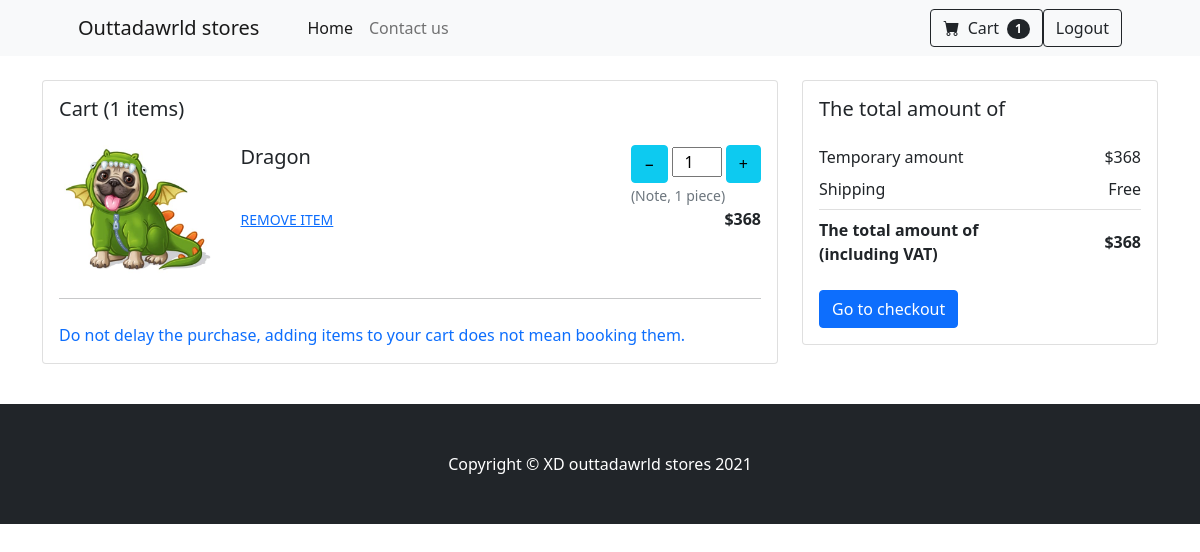
Screenshot of /cart (signed in) with the database file from the repository.
### website/models.py (models this page shows, shortened)
class CartProduct(db.Model):
    id = db.Column(db.Integer, primary_key=True)
    name = db.Column(db.String(64), unique=True)
    price = db.Column(db.Integer)
    img = db.Column(db.String(64))
    quantity = db.Column(db.Integer, default=1)
    user_id = db.Column(db.Integer, db.ForeignKey('user.id'))

### website/views.py (the view, shortened to what this page needs)
@views.route('/cart', methods=["GET", "POST"])
@login_required
def cart():
    return render_template('cart.html', user=current_user)

### website/__init__.py (called while the page is built)
def create_app():
    db.init_app(app)
    from .views import views
    from .auth import auth
    app.register_blueprint(views, url_prefix='/')
    app.register_blueprint(auth, url_prefix='/')
    from .models import User
    create_db(app)
    login_manager = LoginManager()
    login_manager.login_view = 'auth.login'
    login_manager.init_app(app)
    @login_manager.user_loader
    def load_user(id):
        return User.query.get(int(id))
    return app

### website/templates/cart.html (shortened to what this page needs)
{% extends "base.html" %} {% block title %}Cart{% endblock %}
{% block content %}
<br>
<section>
    <div class="row">
      <div class="col-lg-8">
        <div class="card wish-list mb-3">
          <div class="card-body">
            <h5 class="mb-4">Cart ({{user.cart|length}} items)</h5>
            {%for product in user.cart%}
            <div class="row mb-4">
              <div class="col-md-5 col-lg-3 col-xl-3">
                <div class="view zoom overlay z-depth-1 rounded mb-3 mb-md-0">
                  <img class="img-fluid w-100"
                    src="{{ url_for('static', filename='imgs/'+product.img) }}" alt="Sample">
                </div>
              </div>
              <div class="col-md-7 col-lg-9 col-xl-9">
                <div>
                  <div class="d-flex justify-content-between">
                    <div>
                      <h5>{{product.name}}</h5>
                    </div>
                    <div>
                      <div class="def-number-input number-input safari_only mb-0 w-100">
                        <button class='btn btn-info' onclick="changequantity({{product.id}}, 0)">&minus;</button>
                        <input style="text-align: center; width: 50px;" min="0" name="quantity" value="{{product.quantity}}" type="number">
                        <button class='btn btn-info' onclick="changequantity({{product.id}}, 1)">&plus;</button>
                      </div>
                      {% if product.quantity == 1 %}
                      <small class="form-text text-muted text-center">
                        (Note, 1 piece)
                      </small>
                      {% endif %}
                    </div>
                  </div>
                  <div class="d-flex justify-content-between align-items-center">
                    <div>
                      <a onclick="removefromcart({{product.id}})" type="button" class="card-link-secondary small text-uppercase mr-3"> Remove item </a>
                    </div>
                    <p class="mb-0"><span><strong>${{product.quantity*product.price}}</strong></span></p>
                  </div>
                </div>
              </div>
            </div>
            <hr class="mb-4">
            {% endfor %}
            <p class="text-primary mb-0"> Do not delay the purchase, adding
              items to your cart does not mean booking them.</p>
          </div>
        </div>
      </div>
      <div class="col-lg-4">
        <div class="card mb-3">
          <div class="card-body">
            <h5 class="mb-3">The total amount of</h5>
            <ul class="list-group list-group-flush">
              <li class="list-group-item d-flex justify-content-between align-items-center border-0 px-0 pb-0">
                Temporary amount
                <span>
                  {% set count = namespace(value=0) %}
                  {% for product in user.cart %}
                    {% set count.value = count.value + product.quantity*product.price %}
                  {% endfor %}
                  ${{ count.value }}
                </span>
              </li>
              <li class="list-group-item d-flex justify-content-between align-items-center px-0">
                Shipping
                <span>Free</span>
              </li>
              <li class="list-group-item d-flex justify-content-between align-items-center border-0 px-0 mb-3">
                <div>
                  <strong>The total amount of</strong>
                  <strong>
                    <p class="mb-0">(including VAT)</p>
                  </strong>
                </div>
                <span><strong>${{ count.value }}</strong></span>
              </li>
            </ul>
            <button id="checkoutModalbtn" class="btn btn-primary btn-block waves-effect waves-light">Go to checkout</button>
          </div>
        </div>
      </div>
    </div>
{% endblock %}

### rows the page displays
CartProduct: img (picture), name "Dragon", quantity "1", shows "(Note, 1 piece)", product.quantity*product.price "368"

### other values shown
{{ user.cart|length }} "1"
{{ count.value }} "368"
